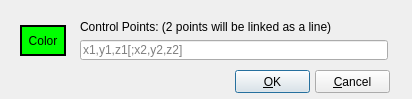
<?xml version="1.0" encoding="UTF-8"?>
<ui version="4.0">
 <class>HintDlg</class>
 <widget class="QDialog" name="HintDlg">
  <property name="geometry">
   <rect>
    <x>0</x>
    <y>0</y>
    <width>412</width>
    <height>99</height>
   </rect>
  </property>
  <property name="sizePolicy">
   <sizepolicy hsizetype="Fixed" vsizetype="Fixed">
    <horstretch>0</horstretch>
    <verstretch>0</verstretch>
   </sizepolicy>
  </property>
  <property name="windowTitle">
   <string>Set Hint</string>
  </property>
  <widget class="QPushButton" name="colorBtn">
   <property name="geometry">
    <rect>
     <x>20</x>
     <y>25</y>
     <width>46</width>
     <height>31</height>
    </rect>
   </property>
   <property name="styleSheet">
    <string notr="true">border:2px solid black;background:#00FF00;</string>
   </property>
   <property name="text">
    <string>Color</string>
   </property>
   <property name="autoDefault">
    <bool>false</bool>
   </property>
  </widget>
  <widget class="QPushButton" name="ok">
   <property name="geometry">
    <rect>
     <x>235</x>
     <y>70</y>
     <width>75</width>
     <height>23</height>
    </rect>
   </property>
   <property name="text">
    <string>&amp;OK</string>
   </property>
   <property name="default">
    <bool>true</bool>
   </property>
  </widget>
  <widget class="QPushButton" name="cancel">
   <property name="geometry">
    <rect>
     <x>315</x>
     <y>70</y>
     <width>75</width>
     <height>23</height>
    </rect>
   </property>
   <property name="text">
    <string>&amp;Cancel</string>
   </property>
   <property name="autoDefault">
    <bool>false</bool>
   </property>
  </widget>
  <widget class="QWidget" name="">
   <property name="geometry">
    <rect>
     <x>80</x>
     <y>20</y>
     <width>308</width>
     <height>40</height>
    </rect>
   </property>
   <layout class="QGridLayout" name="gridLayout">
    <item row="0" column="0">
     <widget class="QLabel" name="label">
      <property name="text">
       <string>Control Points: (2 points will be linked as a line)</string>
      </property>
     </widget>
    </item>
    <item row="1" column="0">
     <widget class="QLineEdit" name="lineEdit">
      <property name="text">
       <string/>
      </property>
      <property name="placeholderText">
       <string>x1,y1,z1[;x2,y2,z2]</string>
      </property>
     </widget>
    </item>
   </layout>
  </widget>
 </widget>
 <resources/>
 <connections>
  <connection>
   <sender>cancel</sender>
   <signal>clicked()</signal>
   <receiver>HintDlg</receiver>
   <slot>reject()</slot>
   <hints>
    <hint type="sourcelabel">
     <x>352</x>
     <y>81</y>
    </hint>
    <hint type="destinationlabel">
     <x>205</x>
     <y>49</y>
    </hint>
   </hints>
  </connection>
 </connections>
</ui>
